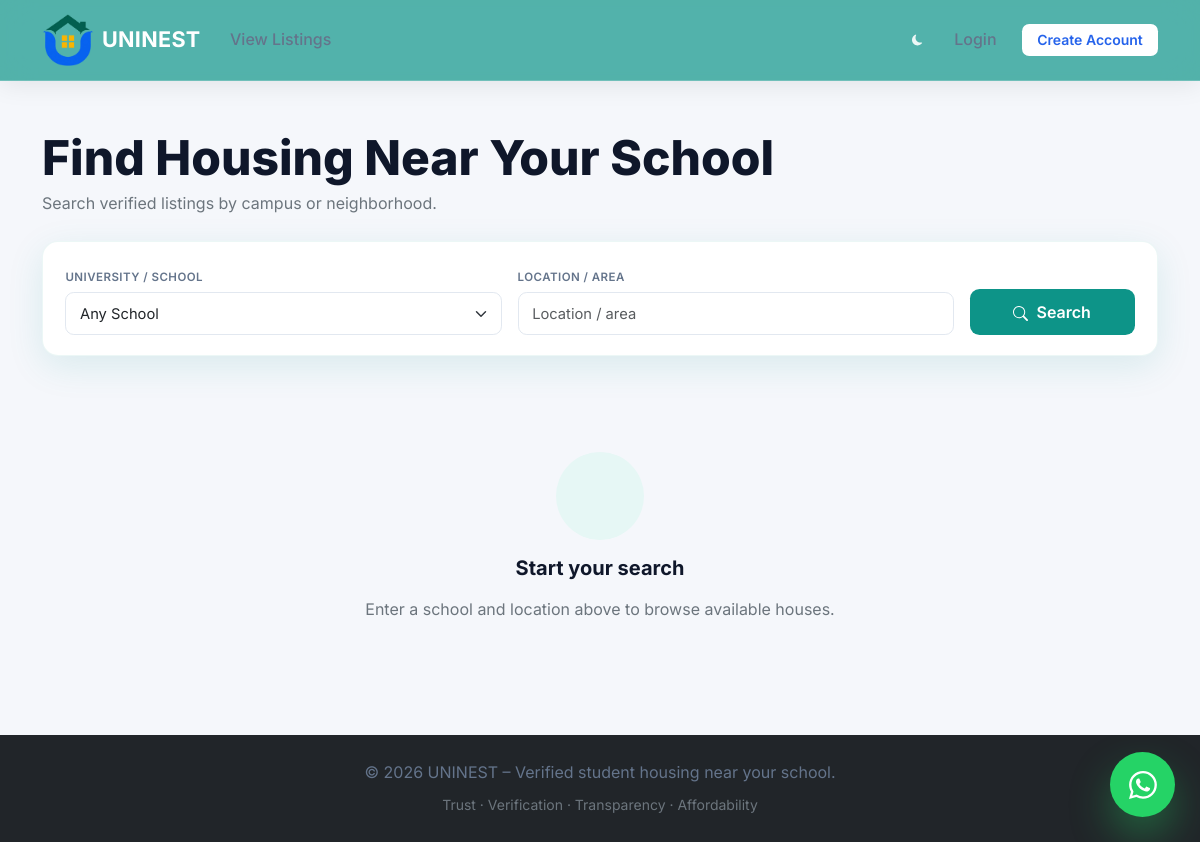
The app's page /search/, older data.
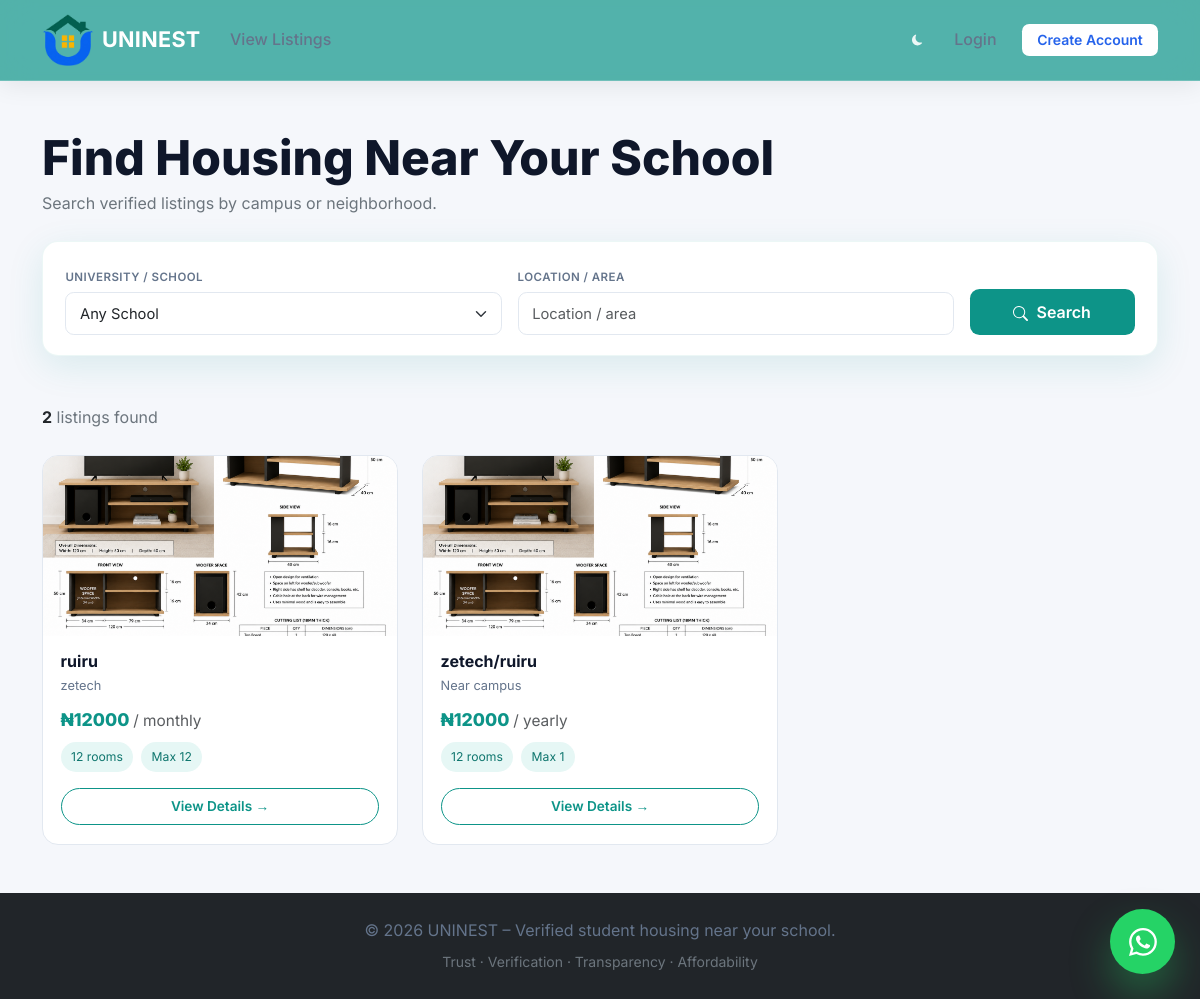
The same page, newer data.
### Uninest/models.py (models this page shows, shortened)
class Listing(models.Model):
    RENT_BASIS = [
        ("monthly", "Monthly"),
        ("yearly", "Yearly"),
    ]
    STATUS = [
        ("draft", "Draft"),
        ("pending", "Pending Review"),
        ("live", "Live"),
        ("archived", "Archived"),
    ]
    owner = models.ForeignKey(User, on_delete=models.CASCADE, related_name="listings")
    title = models.CharField(max_length=200, blank=True)
    general_location = models.CharField(max_length=200, help_text="Area / neighborhood (public)")
    school_name = models.CharField(max_length=200, blank=True)
    description = models.TextField(blank=True)
    rent_basis = models.CharField(max_length=10, choices=RENT_BASIS, default="yearly")
    rent_amount = models.DecimalField(max_digits=12, decimal_places=2)
    agent_fee = models.DecimalField(max_digits=12, decimal_places=2, default=0)
    subsequent_rent = models.DecimalField(max_digits=12, decimal_places=2, null=True, blank=True)
    max_tenants = models.PositiveIntegerField(default=1)
    number_of_rooms = models.PositiveIntegerField(default=1)
    full_address = models.CharField(max_length=300)
    landlord_name = models.CharField(max_length=150)
    landlord_phone = models.CharField(max_length=20)
    agent_phone = models.CharField(max_length=20, blank=True)
    status = models.CharField(max_length=20, choices=STATUS, default="pending")
    is_verified_agent = models.BooleanField(default=False)
    is_featured = models.BooleanField(
        default=False,
        help_text="Staff-curated: shows in Featured Listings on the landing page.",
    )
    created_at = models.DateTimeField(auto_now_add=True)
    updated_at = models.DateTimeField(auto_now=True)
    class Meta:
        ordering = ["-created_at"]
    @property
    def primary_image(self):
        media = self.media.filter(media_type="photo").first()
        return media.file.url if media else None

class ListingMedia(models.Model):
    MEDIA_TYPES = [
        ("photo", "Photo"),
        ("video", "Video"),
    ]
    listing = models.ForeignKey(Listing, on_delete=models.CASCADE, related_name="media")
    file = models.FileField(upload_to="listings/")
    media_type = models.CharField(max_length=10, choices=MEDIA_TYPES, default="photo")
    uploaded_at = models.DateTimeField(auto_now_add=True)

### Uninest/views.py (the view, shortened to what this page needs)
# urls.py: path("search/", views.search_listings, name="search"),
def search_listings(request):
    form = SearchForm(request.GET or None)
    listings = Listing.objects.filter(status="live")
    return render(request, "uninest/search_results.html", {
        "form": form,
        "listings": listings,
        "query": request.GET,
        "available_schools": get_available_schools(),
    })

### Uninest/forms.py
class SearchForm(forms.Form):
    school_name = forms.CharField(required=True, widget=forms.TextInput(attrs={
        "class": "form-control", "placeholder": "School name", "list": "schools"
    }))
    location = forms.CharField(required=True, widget=forms.TextInput(attrs={
        "class": "form-control", "placeholder": "Location / area"
    }))

### Uninest/context_processors.py (called while the page is built)
def stripe_keys(request):
    return {
        "STRIPE_PUBLIC_KEY": settings.STRIPE_PUBLIC_KEY,
    }

### Uninest/views.py (called while the page is built)
def get_available_schools():
    return (
        Listing.objects
        .filter(status="live")
        .exclude(school_name="")
        .exclude(school_name__isnull=True)
        .values_list("school_name", flat=True)
        .distinct()
        .order_by("school_name")
    )

### templates/uninest/search_results.html (shortened to what this page needs)
{% extends "base.html" %}
{% load static %}
{% block content %}
<div class="container py-4 py-md-5">
  <div class="sr-header mb-4">
    <h2 class="mb-1">Find Housing Near Your School</h2>
    <p class="text-secondary mb-0">Search verified listings by campus or neighborhood.</p>
  </div>
  <form method="get" class="sr-search-card mb-5">
    <div class="row g-3 align-items-end">
      <div class="col-md-5">
        <label class="form-label">University / School</label>
        <select name="school_name" class="form-select">
          <option value="">Any School</option>
        </select>
      </div>
      <div class="col-md-5">
        <label class="form-label">Location / Area</label>
        {{ form.location }}
      </div>
      <div class="col-md-2">
        <button type="submit" class="btn btn-search w-100">
          <svg xmlns="http://www.w3.org/2000/svg" width="15" height="15" fill="currentColor" class="me-1" viewBox="0 0 16 16">
            <path d="M11.742 10.344a6.5 6.5 0 1 0-1.397 1.398h-.001q.044.06.098.115l3.85 3.85a1 1 0 0 0 1.415-1.414l-3.85-3.85a1 1 0 0 0-.115-.1zM12 6.5a5.5 5.5 0 1 1-11 0 5.5 5.5 0 0 1 11 0"/>
          </svg>
          Search
        </button>
      </div>
    </div>
  </form>
  {% if listings %}
  <div class="d-flex justify-content-between align-items-center mb-4">
    <p class="text-secondary mb-0">
      <strong class="text-dark">{{ listings|length }}</strong>
      listing{{ listings|length|pluralize }} found
    </p>
  </div>
  <div class="row g-3 g-md-4">
    {% for listing in listings %}
    <div class="col-md-6 col-lg-4">
      <div class="sr-listing-card position-relative">
        <div class="position-relative">
          {% if listing.primary_image %}
          <img src="{{ listing.primary_image }}" class="sr-listing-img" alt="{{ listing.general_location }}">
          {% else %}
          <div class="listing-img-placeholder d-flex align-items-center justify-content-center bg-secondary text-white">
            <i class="bi bi-house display-4"></i>
          </div>
          {% endif %}
        </div>
        <div class="card-body d-flex flex-column">
          <h5>{{ listing.general_location|truncatechars:32 }}</h5>
          <div class="loc">
             {{ listing.school_name|default:"Near campus" }}
          </div>
          <div class="price mb-2">
            ₦{{ listing.rent_amount|floatformat:0 }}
            <small class="text-muted fw-normal">/ {{ listing.get_rent_basis_display|lower }}</small>
          </div>
          <div class="d-flex flex-wrap gap-2 mb-3">
            <span class="sr-fact-pill">
               {{ listing.number_of_rooms }} room{{ listing.number_of_rooms|pluralize }}
            </span>
            <span class="sr-fact-pill">
               Max {{ listing.max_tenants }}
            </span>
          </div>
          <a href="{% url 'listing_detail' listing.pk %}" class="btn btn-details w-100 mt-auto">
            View Details →
          </a>
        </div>
      </div>
    </div>
    {% endfor %}
  </div>
  {% else %}
  <div class="text-center py-5">
    <div class="sr-empty-icon mb-3">
    </div>
    <h5 class="fw-bold">Start your search</h5>
    <p class="text-secondary">Enter a school and location above to browse available houses.</p>
  </div>
  {% endif %}
</div>
{% endblock %}

Row changes from the older to the newer data that the page shows:
added Listing: primary_image (picture), general_location "ruiru", school_name "zetech", rent_amount "12000", rent_basis "monthly", number_of_rooms "12", max_tenants "12"
added Listing: primary_image (picture), general_location "zetech/ruiru", school_name "Near campus", rent_amount "12000", rent_basis "yearly", number_of_rooms "12", max_tenants "1"
Text that changed along with them:
{{ listings|length }}: (not shown) → "2"
text no longer shown: "Start your search Enter a school and location above to browse available houses."
text now shown: "listing found"
